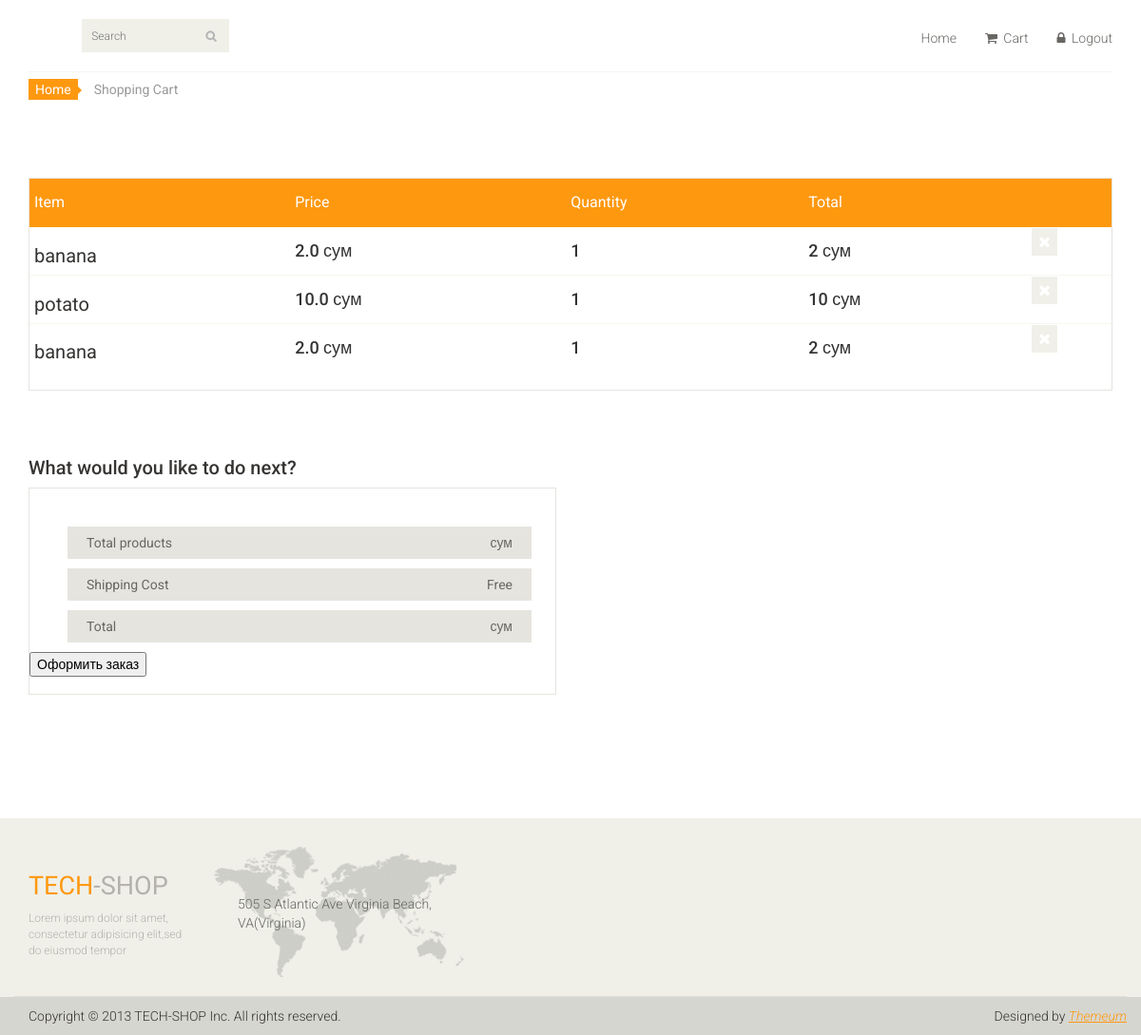
/user_cart (signed in), run on an earlier commit of the app's database.
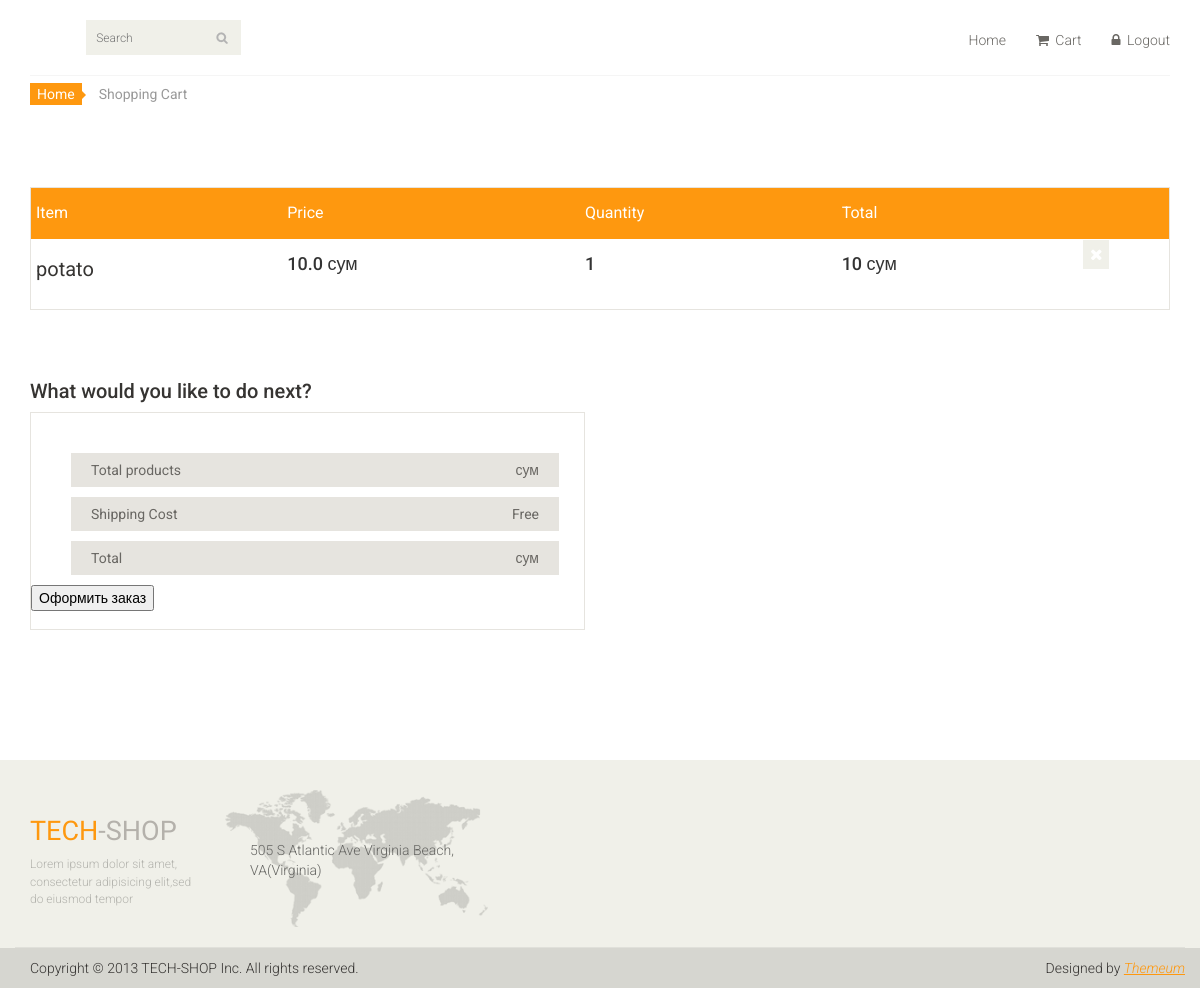
And on a later commit of the database.
### main_page/models.py (models this page shows)
class UserCart(models.Model):
    user_id = models.IntegerField()
    user_product = models.ForeignKey(Product, on_delete=models.CASCADE)
    user_product_quantity = models.IntegerField()
    cart_date = models.DateTimeField(auto_now_add=True)

class Product(models.Model):
    product_category = models.ForeignKey(Category, on_delete=models.CASCADE)
    product_name = models.CharField(max_length=110)
    product_price = models.FloatField()
    product_des = models.TextField()
    product_count = models.IntegerField()
    added_date = models.DateTimeField(auto_now_add=True)
    product_image = models.ImageField(upload_to='media', null=True, blank=True)# Если уже запустили проект null и blank нужно юзать
    def __str__(self):
        return self.product_name

### main_page/views.py (the view)
# urls.py: path('user_cart', views.get_exact_user_cart),
def get_exact_user_cart(request):
    user_cart = models.UserCart.objects.filter(user_id=request.user.id)
    return render(request, 'user_cart.html', {'user_cart': user_cart})

### main_page/templates/user_cart.html (shortened to what this page needs)
{% extends 'index.html' %}
{% block content %}
	<section id="cart_items">
		<div class="container">
			<div class="breadcrumbs">
				<ol class="breadcrumb">
				  <li><a href="/">Home</a></li>
				  <li class="active">Shopping Cart</li>
				</ol>
			</div>
			<div class="table-responsive cart_info">
				<table class="table table-condensed">
					<thead>
						<tr class="cart_menu">
							<td class="description">Item</td>
							<td class="price">Price</td>
							<td class="quantity">Quantity</td>
							<td class="total">Total</td>
							<td></td>
						</tr>
					</thead>
					<tbody>
					{% for i in user_cart %}
						<tr>
							<td class="cart_description">
								<h4><a href="/{{ i.user_product.id }}">{{ i.user_product }}</a></h4>
							</td>
							<td class="cart_price">
								<h4>{{ i.user_product.product_price }} сум</h4>
							</td>
							<td class="cart_quantity">
								<h4>{{ i.user_product_quantity }}</h4>
							</td>
							<td class="cart_total">
								<h4>{% widthratio i.user_product.product_price 1 i.user_product_quantity %} сум</h4>
							</td>
							<td class="cart_delete">
								<a class="cart_quantity_delete" href="/delete_product/{{ i.user_product.id }}"><i class="fa fa-times"></i></a>
							</td>
						</tr>
					{% endfor %}
					</tbody>
				</table>
			</div>
		</div>
	</section>
	<section id="do_action">
		<div class="container">
			<div class="heading">
				<h3>What would you like to do next?</h3>
			</div>
			<div class="row">
				<div class="col-sm-6">
					<div class="total_area">
						<ul>
							<li>Total products <span>{{ user_total }} сум</span></li>
							<li>Shipping Cost <span>Free</span></li>
							<li>Total <span>{{ user_total }} сум</span></li>
						</ul>
							<form method="POST">
								<button>Оформить заказ</button>
							</form>
					</div>
				</div>
			</div>
		</div>
	</section>
{% endblock content %}

### main_page/templates/index.html (shortened to what this page needs)
<!DOCTYPE html>
{% load static %}
<html lang="en">
<head>
    <link href="{% static 'css/bootstrap.min.css' %}" rel="stylesheet">
    <link href="{% static 'css/font-awesome.min.css' %}" rel="stylesheet">
    <link href="{% static 'css/prettyPhoto.css' %}" rel="stylesheet">
    <link href="{% static 'css/price-range.css' %}" rel="stylesheet">
    <link href="{% static 'css/animate.css' %}" rel="stylesheet">
	<link href="{% static 'css/main.css' %}" rel="stylesheet">
	<link href="{% static 'css/responsive.css' %}" rel="stylesheet">
</head>
<body>
	<header id="header">
		<div class="header-middle">
			<div class="container">
				<div class="row">
					<div class="col-sm-4">
						<div class="btn-group pull-right">
							<div class="col-sm-3">
								<div class="search_box pull-right">
									<form method="POST">
										  <input type="text" placeholder="Search" name="search_bar" />
									</form>
								</div>
							</div>
						</div>
					</div>
					<div class="col-sm-8">
						<div class="shop-menu pull-right">
							<ul class="nav navbar-nav">
								{% if user.is_authenticated %}
									<li><a href="/">Home</a></li>
									<li><a href="/user_cart"><i class="fa fa-shopping-cart"></i> Cart</a></li>
									<li><a href="/accounts/logout/"><i class="fa fa-lock"></i> Logout</a></li>
								{% else %}
									<li><a href="/accounts/login/"><i class="fa fa-lock"></i> Login</a></li>
								{% endif %}
							</ul>
						</div>
					</div>
				</div>
			</div>
		</div>
	</header>
	{% block content %}{% endblock content %}
	<footer id="footer">
		<div class="footer-top">
			<div class="container">
				<div class="row">
					<div class="col-sm-2">
						<div class="companyinfo">
							<h2><span>TECH</span>-SHOP</h2>
							<p>Lorem ipsum dolor sit amet, consectetur adipisicing elit,sed do eiusmod tempor</p>
						</div>
					</div>
					<div class="col-sm-3">
						<div class="address">
							<img src="images/home/map.png" alt="" />
							<p>505 S Atlantic Ave Virginia Beach, VA(Virginia)</p>
						</div>
					</div>
				</div>
			</div>
		</div>
		<div class="footer-bottom">
			<div class="container">
				<div class="row">
					<p class="pull-left">Copyright © 2013 TECH-SHOP Inc. All rights reserved.</p>
					<p class="pull-right">Designed by <span><a target="_blank" href="http://www.themeum.com">Themeum</a></span></p>
				</div>
			</div>
		</div>
	</footer>
</body>
</html>

### main_page/static/css/main.css (style rules this page uses)
body { font-family: 'Roboto', sans-serif; background:; position: relative; font-weight:400px; }
ul li { list-style: none; }
a { -webkit-transition: 300ms; -moz-transition: 300ms; -o-transition: 300ms; transition: 300ms; }
h1, h2, h3, h4, h5, h6 { font-family: 'Roboto', sans-serif; }
.header-middle .container .row { border-bottom: 1px solid #f5f5f5; margin-left: 0; margin-right: 0; padding-bottom: 20px; padding-top: 20px; }
.header-middle .container .row .col-sm-4 { padding-left: 0; }
.header-middle .container .row .col-sm-8 { padding-right:0; }
.shop-menu ul li { display:inline-block; padding-left: 15px; padding-right: 15px; }
.shop-menu ul li:last-child { padding-right: 0; }
.shop-menu ul li a { background: #FFFFFF; color: #696763; font-family: 'Roboto', sans-serif; font-size: 14px; font-weight: 300; padding:0; padding-right: 0; margin-top: 10px; }
.shop-menu ul li a i { margin-right:3px; }
.search_box input { background: #F0F0E9; border: medium none; color: #B2B2B2; font-family: 'roboto'; font-size: 12px; font-weight: 300; height: 35px; outline: medium none; padding-left: 10px; width: 155px; background-image: url(../images/home/searchicon.png); background-repeat: no-repeat; background-position: 130px; }
#footer { background: #F0F0E9; }
.footer-top .container { border-bottom: 1px solid #E0E0DA; padding-bottom: 20px; }
.companyinfo { margin-top: 57px; }
.companyinfo h2 { color: #B4B1AB; font-family: abel; font-size: 27px; text-transform: uppercase; }
.companyinfo h2 span { color:#FE980F; }
.companyinfo p { color: #B3B3AD; font-family: 'Roboto', sans-serif; font-size: 12px; font-weight: 300; }
.footer-top .col-sm-3 { overflow: hidden; }
.address { margin-top: 30px; position: relative; overflow: hidden; }
.address img { width:100%; }
.address p { color: #666663; font-family: 'Roboto', sans-serif; font-size: 14px; font-weight: 300; left: 25px; position: absolute; top: 50px; }
.footer-bottom { background: #D6D6D0; padding-top: 10px; }
.footer-bottom p { color: #363432; font-family: 'Roboto', sans-serif; font-weight: 300; margin-left: 15px; }
.footer-bottom p span a { color: #FE980F; font-style: italic; text-decoration: underline; }
#do_action { margin-bottom: 50px; }
.breadcrumbs { position: relative; }
.breadcrumbs .breadcrumb { background:transparent; margin-bottom: 75px; padding-left: 0; }
.breadcrumbs .breadcrumb li a { background:#FE980F; color: #FFFFFF; padding: 3px 7px; }
.breadcrumbs .breadcrumb li a:after { content:""; height:auto; width: auto; border-width: 8px; border-style: solid; border-color:transparent transparent transparent #FE980F; position: absolute; top: 11px; left:48px; }
.breadcrumbs .breadcrumb > li + li:before { content: " "; }
#cart_items .cart_info { border: 1px solid #E6E4DF; margin-bottom: 50px }
#cart_items .cart_info .cart_menu { background: #FE980F; color: #fff; font-size: 16px; font-family: 'Roboto', sans-serif; font-weight: normal; }
#cart_items .cart_info .table.table-condensed thead tr { height: 51px; }
#cart_items .cart_info .table.table-condensed tr { border-bottom: 1px solid#F7F7F0 }
#cart_items .cart_info .table.table-condensed tr:last-child { border-bottom: 0 }
.cart_info table tr td { border-top: 0 none; vertical-align: inherit; }
#cart_items .cart_info .cart_description h4 { margin-bottom: 0 }
#cart_items .cart_info .cart_description h4 a { color: #363432; font-family: 'Roboto',sans-serif; font-size: 20px; font-weight: normal; }
.cart_delete { display: block; margin-right: -12px; overflow: hidden; }
.cart_delete a { background:#F0F0E9; color: #FFFFFF; padding: 5px 7px; font-size: 16px }
.heading h3 { color: #363432; font-size: 20px; font-family: 'Roboto', sans-serif; }
#do_action .total_area { padding-bottom: 18px !important; }
#do_action .total_area, #do_action .chose_area { border: 1px solid #E6E4DF; color: #696763; padding: 30px 25px 30px 0; margin-bottom: 80px; }
.total_area span { float: right; }
.total_area ul li { background:#E6E4DF; color: #696763; margin-top: 10px; padding: 7px 20px; }

What changed in the data, as far as the page shows it:
removed UserCart: user_product "banana", user_product.product_price "2.0", user_product_quantity "1", user_product+user_product_quantity "2"
removed UserCart: user_product "banana", user_product.product_price "2.0", user_product_quantity "1", user_product+user_product_quantity "2"
